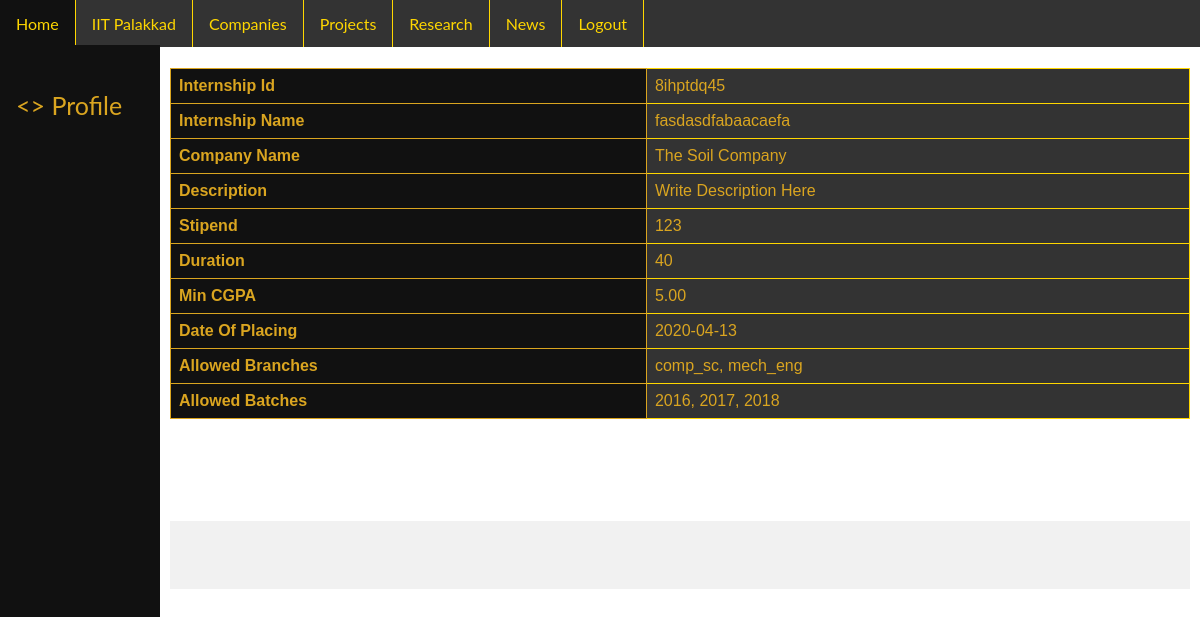
The app's page /code/php/internship_detail.php?internship_id=8ihptdq45 (signed in) with its own data.
### tables this page shows
CREATE TABLE `placed_internship` (
  `internship_id` char(9) NOT NULL,
  `company_id` char(9) NOT NULL,
  `date` date NOT NULL,
  PRIMARY KEY (`internship_id`,`company_id`),
  KEY `company_id` (`company_id`),
  CONSTRAINT `placed_internship_ibfk_1` FOREIGN KEY (`internship_id`) REFERENCES `internship` (`internship_id`) ON DELETE CASCADE,
  CONSTRAINT `placed_internship_ibfk_2` FOREIGN KEY (`company_id`) REFERENCES `company` (`company_id`) ON DELETE CASCADE
);

CREATE TABLE `internship` (
  `internship_id` char(9) NOT NULL,
  `name` varchar(30) NOT NULL,
  `description` varchar(200) NOT NULL,
  `stipend` double NOT NULL DEFAULT '0',
  `duration` int(11) NOT NULL,
  `min_cgpa` decimal(4,2) NOT NULL DEFAULT '0.00',
  PRIMARY KEY (`internship_id`)
);

CREATE TABLE `company` (
  `company_id` char(9) NOT NULL,
  `name` varchar(320) NOT NULL,
  `email_id_1` varchar(320) NOT NULL,
  `email_id_2` varchar(320) DEFAULT NULL,
  `phone_1` varchar(30) NOT NULL,
  `phone_2` varchar(30) DEFAULT NULL,
  `is_startup` tinyint(1) NOT NULL,
  `company_overview` varchar(500) NOT NULL,
  `hq_bldg_name` varchar(320) NOT NULL,
  `hq_street_name` varchar(320) NOT NULL,
  `hq_city` varchar(320) NOT NULL,
  `hq_state` varchar(320) NOT NULL,
  `hq_country` varchar(320) NOT NULL,
  `hq_pincode` varchar(320) NOT NULL,
  `company_website` varchar(320) NOT NULL,
  PRIMARY KEY (`company_id`)
);

### code/php/internship_detail.php (the view, shortened to what this page needs)
<?php
    $server	= $_SESSION['server'];
    $user	= $_SESSION['user'];
    $pass	= $_SESSION['pass'];
    $database	= $_SESSION['database'];
?>
<?php
    $db = new mysqli ($server, $user, $pass, $database);
?>
<html>
<head>
        <link rel="stylesheet" href="../css_files/common.css">
        <link rel="stylesheet" href="../css_files/common_home.css">
        <link rel="stylesheet" href="../css_files/table.css">
    </head>
    <body>
        <ul class="nav">
            <li class="nav"><a href='../php/home.php' class="nav">Home</a></li>
            <li class="nav"><a href='https://iitpkd.ac.in' class="nav">IIT Palakkad</a></li>
            <li class="nav"><a href="../php/companies.php" class="nav">Companies</a></li>
            <li class="nav"><a href="../php/projects.php" class="nav">Projects</a></li>
            <li class="nav"><a href="../php/research.php" class="nav">Research</a></li>
            <li class="nav"><a href="../php/news.php" class="nav">News</a></li>
            <?php
                if($_SESSION['logged_in'] != null && $_SESSION['logged_in'] == true) {
                    echo '<li class="nav"><a href="../php/logout.php" class="nav">Logout</a></li>';
                }
                else {
                    echo '<li class="nav"><a href="../php/login.php" class="nav">Login</a></li>';
                    echo '<li class="nav"><a href="../php/register.php" class="nav">Register</a></li>';
                }
            ?>
        </ul>
        <?php
            if($_SESSION['user_type'] == 'company')
            echo '<div class="sidenav">
                <br>
                <a href="../php/company_profile.php"><> Profile</a>
                <br>
                <a href="../php/company_placed_internships.php">Placed Internships</a>
                <br>
                <a href="../php/company_placed_jobs.php">Placed Jobs</a>
                </div>';
        else if($_SESSION['user_type'] == 'student')
            echo '<div class="sidenav">
                <br>
                <a href="../php/student_profile.php"><> Profile</a>
                <br>
                <a href="../php/student_resume.php">My Resume</a>
                <br>
                <a href="../php/student_applications.php">Applications</a>
                <br>
                <a href="../php/student_verification.php">Verification</a>
                </div>';
        else if($_SESSION['user_type'] == 'student_vol')
            echo '<div class="sidenav">
                    <br>
                    <a href="../php/student_vol_profile.php"><> Profile</a>
                    <br>
                    <a href="../php/student_vol_contribution.php">My Contribution</a>
                </div>';
        else
            echo '<div class="sidenav">
                    <br>
                    <a href="../php/cdc_official_profile.php"><> Profile</a>
                </div>';
        ?>
        <div class="main">
            <?php
                $query = 'call get_internship_details(?)';
                $stmt = $db->prepare($query);
                $stmt->bind_param('s', $_SESSION['internship_id']);
                $stmt->execute();
                $stmt->store_result();
                $stmt->bind_result(
                    $internship_id, $internship_name, $company_name,
                    $description, $stipend, $duration, $min_cgpa, $date
                );
                $query = 'select branch_name from required_branch_internship where internship_id = ?';
                $stmt = $db->prepare($query);
                $stmt->bind_param('s', $_SESSION['internship_id']);
                $stmt->execute();
                $stmt->bind_result($branch_name);
                $branches = '';
                while($stmt->fetch()) {
                    if($branches != '')
                        $branches = $branches . ', ';
                    $branches = $branches . $branch_name;
                }
                $query = 'select year_of_admission from required_batch_internship where internship_id = ?';
                $stmt = $db->prepare($query);
                $stmt->bind_param('s', $_SESSION['internship_id']);
                $stmt->execute();
                $stmt->bind_result($batch);
                $batches = '';
                while($stmt->fetch()) {
                    if($batches != '')
                        $batches = $batches . ', ';
                    $batches = $batches . $batch;
                }
            ?>
            <br><br>
            <table>
            <tr>
                <th>Internship Id</th>
                <td><?php echo $internship_id; ?></td>
            </tr>
            <tr>
                <th>Internship Name</th>
                <td><?php echo $internship_name; ?></td>
            </tr>
            <tr>
                <th>Company Name</th>
                <td><?php echo $company_name; ?></td>
            </tr>
            <tr>
                <th>Description</th>
                <td><?php echo $description; ?></td>
            </tr>
            <tr>
                <th>Stipend</th>
                <td><?php echo $stipend; ?></td>
            </tr>
            <tr>
                <th>Duration</th>
                <td><?php echo $duration; ?></td>
            </tr>
            <tr>
                <th>Min CGPA</th>
                <td><?php echo $min_cgpa; ?></td>
            </tr>
            <tr>
                <th>Date Of Placing</th>
                <td><?php echo $date; ?></td>
            </tr>
            <tr>
                <th>Allowed Branches</th>
                <td><?php echo $branches; ?></td>
            </tr>
            <tr>
                <th>Allowed Batches</th>
                <td><?php echo $batches; ?></td>
            </tr>
            </table>
            <br>
            <br><br>
            <div class="container" style="background-color:#f1f1f1">
                <br><br>
            </div>
        </div>
</body>
</html>
    </body>
</html>

### code/css_files/common.css (style rules this page uses)
ul.nav { list-style-type: none; margin: 0; padding: 0; overflow: hidden; background-color: #333; top: 0; position: fixed; width: 100%; }
body { margin:0; background-color:white; }
li.nav { float: left; border-right:1px solid gold; }
a.nav { display: block; color: gold; text-align: center; padding: 14px 16px; text-decoration: none; }

### code/css_files/common_home.css (style rules this page uses)
body { font-family: "Lato", sans-serif; }
.sidenav { height: 100%; width: 160px; position: fixed; background-color: #111; margin-top: 45px; padding-top: 20px; }
.sidenav a { padding: 6px 8px 6px 16px; text-decoration: none; font-size: 25px; color: goldenrod; display: block; }
.main { margin-left: 160px; font-size: 28px; padding: 0px 10px; }

### code/css_files/table.css (style rules this page uses)
table { font-family: arial, sans-serif; border-collapse: collapse; width: 100%; }
td { color: goldenrod; border: 1px solid gold; text-align: left; background-color: #333; padding: 8px; }
th { border: 1px solid goldenrod; color: goldenrod; background-color: #111; text-align: left; padding: 8px; }

### records on screen
placed_internship: internship.internship_id "8ihptdq45", internship.name "fasdasdfabaacaefa", company.name "The Soil Company", internship.description "Write Description Here", internship.stipend "123", internship.duration "40", internship.min_cgpa "5.00", date "2020-04-13"

### other values on screen
$branches "comp_sc, mech_eng"
$batches "2016, 2017, 2018"
